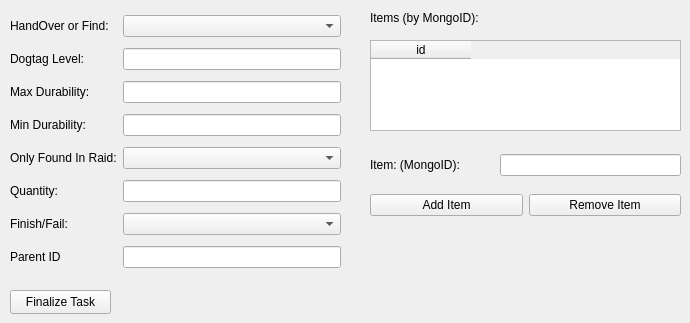
      <widget class="QWidget" name="tab_handover_item">
       <attribute name="title">
        <string>HandoverItem / FindItem</string>
       </attribute>
       <widget class="QWidget" name="gridLayoutWidget_3">
        <property name="geometry">
         <rect>
          <x>10</x>
          <y>10</y>
          <width>331</width>
          <height>270</height>
         </rect>
        </property>
        <layout class="QGridLayout" name="grid_fields2">
         <item row="5" column="0">
          <widget class="QLabel" name="lb_quantity_2">
           <property name="text">
            <string>Quantity:</string>
           </property>
          </widget>
         </item>
         <item row="3" column="1">
          <widget class="QLineEdit" name="fld_mindur_it"/>
         </item>
         <item row="0" column="1">
          <widget class="QComboBox" name="box_hofind_it"/>
         </item>
         <item row="0" column="0">
          <widget class="QLabel" name="label_6">
           <property name="text">
            <string>HandOver or Find:</string>
           </property>
          </widget>
         </item>
         <item row="2" column="0">
          <widget class="QLabel" name="lb_maxdur">
           <property name="text">
            <string>Max Durability:</string>
           </property>
          </widget>
         </item>
         <item row="2" column="1">
          <widget class="QLineEdit" name="fld_maxdur_it"/>
         </item>
         <item row="7" column="0">
          <widget class="QLabel" name="label_54">
           <property name="text">
            <string>Finish/Fail:</string>
           </property>
          </widget>
         </item>
         <item row="1" column="1">
          <widget class="QLineEdit" name="fld_dogtaglev_it"/>
         </item>
         <item row="4" column="0">
          <widget class="QLabel" name="box_only_fir_2">
           <property name="text">
            <string>Only Found In Raid:</string>
           </property>
          </widget>
         </item>
         <item row="9" column="1">
          <widget class="QLineEdit" name="fld_parentid_it"/>
         </item>
         <item row="7" column="1">
          <widget class="QComboBox" name="box_ff_it"/>
         </item>
         <item row="4" column="1">
          <widget class="QComboBox" name="box_only_fir_it"/>
         </item>
         <item row="5" column="1">
          <widget class="QLineEdit" name="fld_quantity_it"/>
         </item>
         <item row="1" column="0">
          <widget class="QLabel" name="label">
           <property name="toolTip">
            <string>&lt;html&gt;&lt;head/&gt;&lt;body&gt;&lt;p&gt;Required if handing over DogTag&lt;/p&gt;&lt;/body&gt;&lt;/html&gt;</string>
           </property>
           <property name="text">
            <string>Dogtag Level:</string>
           </property>
          </widget>
         </item>
         <item row="3" column="0">
          <widget class="QLabel" name="lb_mindur">
           <property name="text">
            <string>Min Durability:</string>
           </property>
          </widget>
         </item>
         <item row="9" column="0">
          <widget class="QLabel" name="label_61">
           <property name="text">
            <string>Parent ID</string>
           </property>
          </widget>
         </item>
        </layout>
       </widget>
       <widget class="QLabel" name="lb_itemid_list">
        <property name="geometry">
         <rect>
          <x>370</x>
          <y>10</y>
          <width>231</width>
          <height>16</height>
         </rect>
        </property>
        <property name="text">
         <string>Items (by MongoID):</string>
        </property>
       </widget>
       <widget class="QWidget" name="gridLayoutWidget_4">
        <property name="geometry">
         <rect>
          <x>370</x>
          <y>150</y>
          <width>311</width>
          <height>31</height>
         </rect>
        </property>
        <layout class="QGridLayout" name="grid_itemid">
         <item row="0" column="0">
          <widget class="QLabel" name="lb_itemid">
           <property name="text">
            <string>Item: (MongoID):          </string>
           </property>
          </widget>
         </item>
         <item row="0" column="1">
          <widget class="QLineEdit" name="fld_itemid_it"/>
         </item>
        </layout>
       </widget>
       <widget class="QWidget" name="horizontalLayoutWidget_2">
        <property name="geometry">
         <rect>
          <x>370</x>
          <y>180</y>
          <width>311</width>
          <height>51</height>
         </rect>
        </property>
        <layout class="QHBoxLayout" name="grid_add_remitem">
         <item>
          <widget class="QPushButton" name="pb_additem_it">
           <property name="text">
            <string>Add Item</string>
           </property>
          </widget>
         </item>
         <item>
          <widget class="QPushButton" name="pb_remitem_it">
           <property name="text">
            <string>Remove Item</string>
           </property>
          </widget>
         </item>
        </layout>
       </widget>
       <widget class="QPushButton" name="pb_finalize_it">
        <property name="geometry">
         <rect>
          <x>10</x>
          <y>290</y>
          <width>101</width>
          <height>24</height>
         </rect>
        </property>
        <property name="text">
         <string>Finalize Task</string>
        </property>
       </widget>
       <widget class="QTableWidget" name="tb_items">
        <property name="geometry">
         <rect>
          <x>370</x>
          <y>40</y>
          <width>311</width>
          <height>91</height>
         </rect>
        </property>
        <column>
         <property name="text">
          <string>id</string>
         </property>
        </column>
       </widget>
      </widget>
